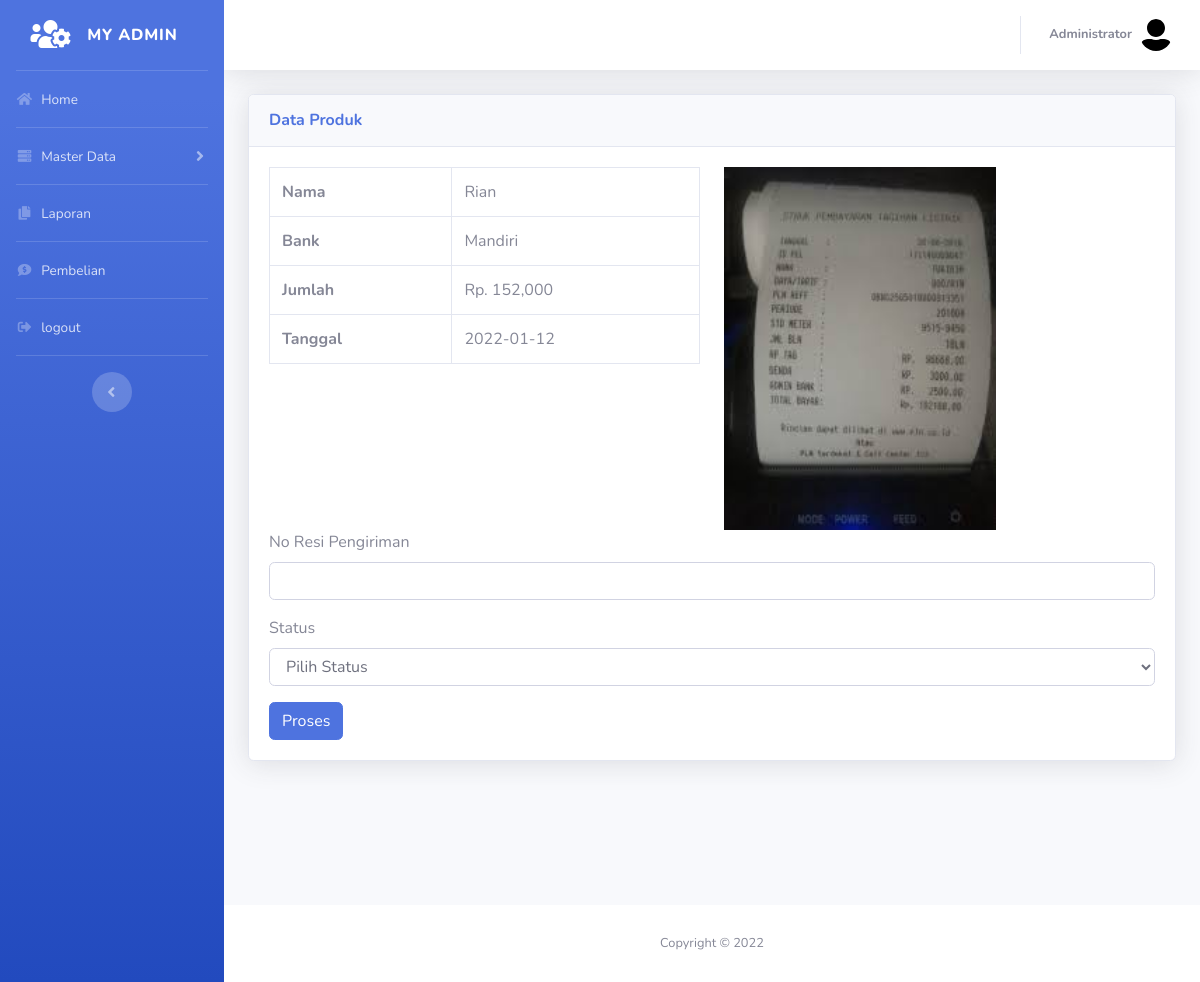
The page /admin/index.php?halaman=pembayaran&id=89 (signed in) on the database its author committed.
### tables this page shows
CREATE TABLE `t_pembayaran` (
  `id_pembayaran` int(11) NOT NULL,
  `id_pembelian` int(11) NOT NULL,
  `nama` varchar(255) NOT NULL,
  `bank` varchar(255) NOT NULL,
  `jumlah` int(11) NOT NULL,
  `tanggal` date NOT NULL,
  `bukti` varchar(255) NOT NULL
);

### admin/pembayaran.php (the view, shortened to what this page needs)
<?php
$id_pembelian = $_GET["id"];
$ambil = $koneksi->query("SELECT * FROM t_pembayaran WHERE id_pembelian ='$id_pembelian'");
$detail = $ambil->fetch_assoc();
?>
<div class="container-fluid">
    <div class="card shadow mb-4">
        <div class="card-header py-3">
            <h6 class="m-0 font-weight-bold text-primary">Data Produk</h6>
        </div>
        <div class="card-body">
            <div class="table-responsive">
                <div class="row">
                    <div class="col-md-6">
                        <table class="table table-bordered" id="dataTable" width="100%" cellspacing="0">
                            <tr>
                                <th>Nama</th>
                                <td><?php echo $detail['nama'] ?></td>
                            </tr>
                            <tr>
                                <th>Bank</th>
                                <td><?php echo $detail['bank'] ?></td>
                            </tr>
                            <tr>
                                <th>Jumlah</th>
                                <td>Rp. <?php echo number_format($detail['jumlah']) ?></td>
                            </tr>
                            <tr>
                                <th>Tanggal</th>
                                <td><?php echo $detail['tanggal'] ?></th>
                            </tr>
                        </table>
                    </div>
                    <div class="col-md-4">
                        <img src="../bukti_pembayaran/<?php echo $detail['bukti']; ?>" class="img-responsive" style="width: 17rem;">
                    </div>
                </div>
                <form action="" method="POST">
                    <div class="form-group">
                        <label>No Resi Pengiriman</label>
                        <input type="text" class="form-control" name="resi" id="">
                    </div>
                    <div class="form-group">
                        <label>Status</label>
                        <select class="form-control" name="status" id="">
                            <option value="">Pilih Status</option>
                        </select>
                    </div>
                    <button class="btn-primary btn" name="proses">Proses</button>
                </form>
            </div>
        </div>
    </div>
</div>
<br> <br> <br> <br> <br>

### rows shown on the page
t_pembayaran: nama "Rian", bank "Mandiri", jumlah "152,000", tanggal "2022-01-12", bukti (picture)
